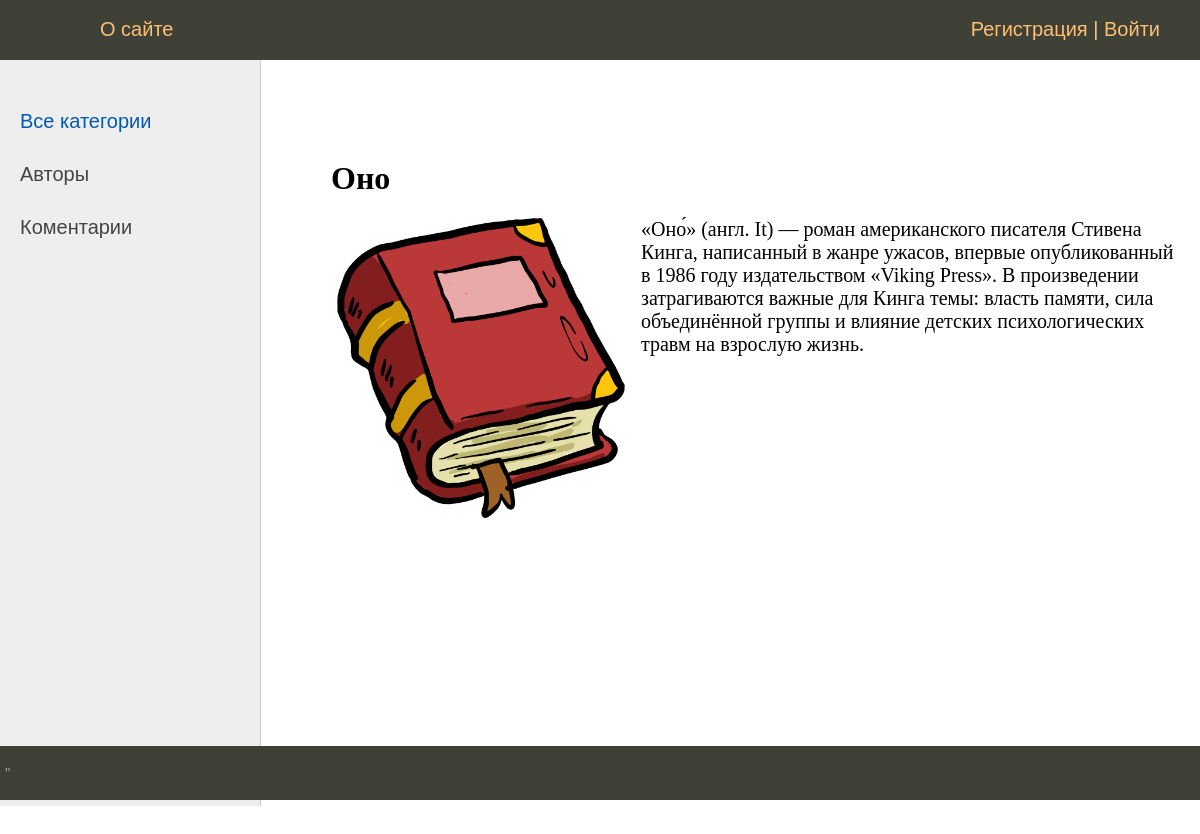
Page /catalog/book/ono/ on the committed database.
### mainlibsite/models.py (models this page shows, shortened)
class Books(models.Model):
    name = models.CharField(max_length=200)
    author = models.ForeignKey(Author, on_delete=models.SET_NULL, null=True)
    slug = models.SlugField(max_length=255, unique=True, verbose_name='URL')
    year_publish = models.IntegerField(default=0)
    short_info = models.TextField(max_length=2000)
    image_book = models.ImageField(upload_to='media/images/')
    def __str__(self):
        return self.name
    class Meta:
        verbose_name = 'Список книг'
        verbose_name_plural = 'Список книг'
        ordering = ['name', 'author']

### mainlibsite/views.py (the view)
# urls.py: path('book/<slug:book_slug>/', ShowBook.as_view(), name='book'),
class ShowBook(DataMixin, DetailView):
    model = Books
    context_object_name = 'books'
    template_name = 'mainlibsite/books_vision.html'
    slug_url_kwarg = 'book_slug'
    def get_context_data(self, *, object_list=None, **kwargs):
        context = super().get_context_data(**kwargs)
        c_def = self.get_user_context(title=context['books'])
        return dict(list(context.items()) + list(c_def.items()))

### mainlibsite/utils.py (called while the page is built)
    def get_user_context(self, **kwargs):
        context = kwargs
        user_menu = menu.copy()
        if not self.request.user.is_authenticated:
            user_menu.pop(0)
        context['menu'] = user_menu
        return context

### mainlibsite/templates/mainlibsite/books_vision.html
{% extends 'mainlibsite/base_generic.html' %}
{% block content %}
<h1>{{books.name}}</h1>
{% if books.image_book %}
<p><img class="img-article-left" src="{{books.image_book.url}}"></p>
{% endif %}
{{books.short_info|linebreaks}}
{% endblock %}

### mainlibsite/static/mainlibsite/css/styles.css (style rules this page uses)
html, body { font-family: 'Arial'; margin: 0; padding: 0; height: 100%; width: 100%; color: #444; }
img { max-width: 600px; height: auto; }
img.img-article-left { max-width: 300px; height: auto; float: left; padding: 0 10px 10px 0; }
.content-text h1 { font-size: 32px; }

### rows in the picture
Books: name "Оно", image_book (picture), short_info "«Оно́» (англ. It) — роман американского писателя Стивена Кинга, написанный в жанре ужасов, впервые опубликованный в 1986 году издательством «Viking Press». В произведении затрагиваются важные для Кинга темы: власть памяти, сила объединённой группы и влияние детских психологических травм на взрослую жизнь."

### other values in the picture
{{ m.title }} "О сайте"
